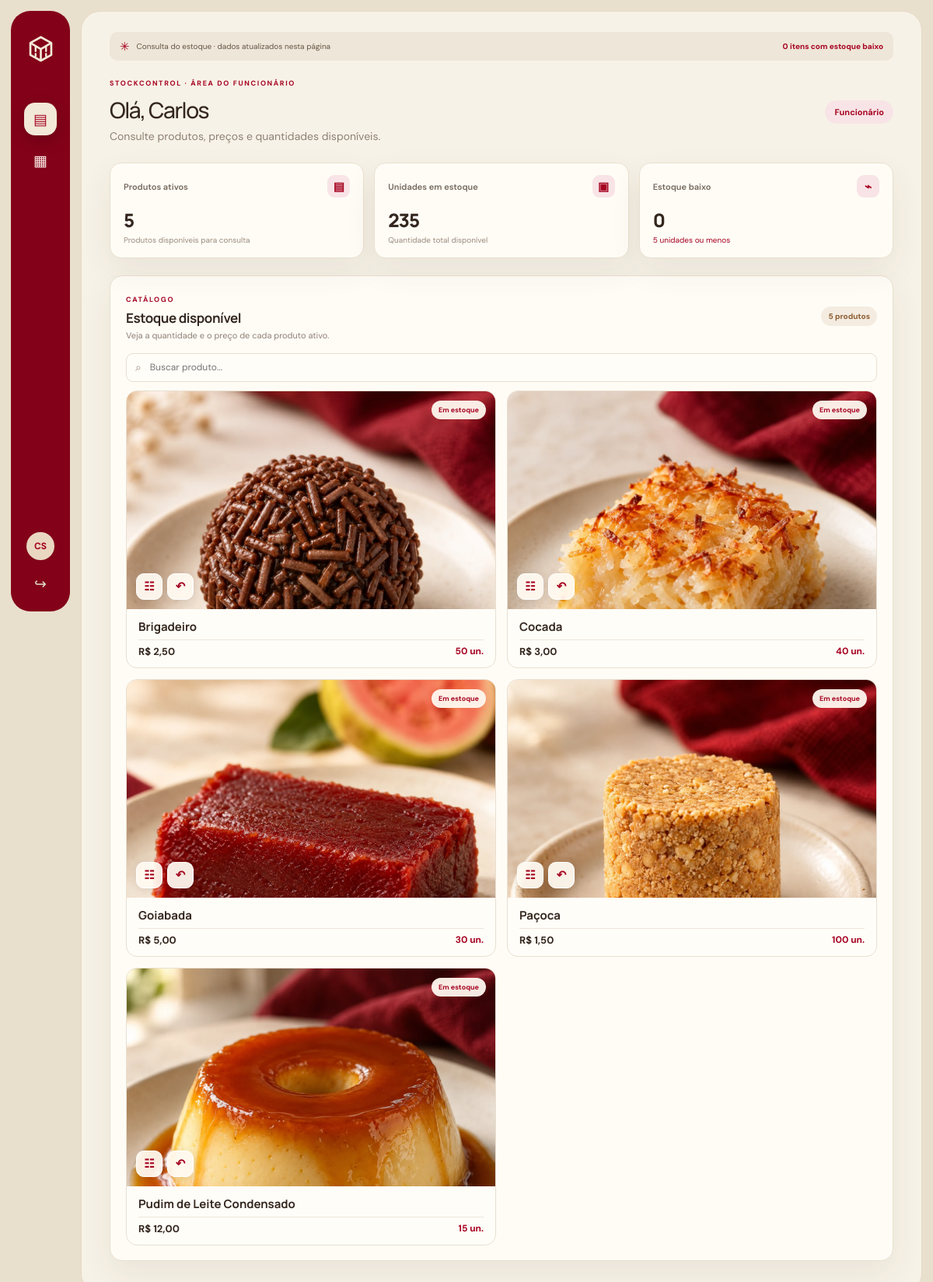
Page /estoque.php (signed in) on the committed database.
### tables this page shows
CREATE TABLE `produtos` (
  `id` int(11) NOT NULL,
  `nome` varchar(150) NOT NULL,
  `descricao` text NOT NULL,
  `quantidade` int(11) NOT NULL,
  `preco` decimal(10,2) NOT NULL,
  `status` tinyint(1) DEFAULT 1,
  `imagem` varchar(255) NOT NULL,
  `data_inclusao` timestamp NOT NULL DEFAULT current_timestamp()
);

### estoque.php (the view, shortened to what this page needs)
<?php
function e(mixed $value): string { return htmlspecialchars((string)$value, ENT_QUOTES | ENT_SUBSTITUTE, 'UTF-8'); }
function productImage(string $path): string {
    $path = trim($path);
    if ($path !== '' && is_file(__DIR__ . '/' . $path)) return $path;
    $fallback = basename(pathinfo($path, PATHINFO_FILENAME)) . '.webp';
    return $fallback !== '.webp' && is_file(__DIR__ . '/imagens/' . $fallback) ? 'imagens/' . $fallback : '';
}
$user = $_SESSION['user'] ?? null;
$pdo = db();
$products = $pdo->query('SELECT p.*, (SELECT COUNT(*) FROM comentarios c WHERE c.produto_id=p.id) total_comentarios FROM produtos p WHERE p.status=1 ORDER BY p.nome')->fetchAll();
$stats = $pdo->query('SELECT COUNT(*) total, COALESCE(SUM(quantidade),0) unidades, COALESCE(SUM(quantidade<=5),0) baixo FROM produtos WHERE status=1')->fetch();
$initials = implode('', array_map(fn($part) => mb_substr($part, 0, 1), array_slice(preg_split('/\s+/', trim($user['nome'])), 0, 2)));
?><!doctype html>
<html lang="pt-BR"><head><link rel="stylesheet" href="assets/style.css"></head>
<body class="employee-view"><div class="app-shell">
<aside class="sidebar"><a class="brand" href="estoque.php"><img src="assets/stockcontrol.svg" alt="StockControl"></a><nav class="side-nav"><a class="selected" href="#produtos" title="Consultar estoque" aria-label="Consultar estoque"><span>▤</span>Estoque</a><a href="#produtos" title="Produtos" aria-label="Produtos"><span>▦</span>Produtos</a></nav><div class="sidebar-bottom"><div class="profile"><span class="avatar"><?=e($initials)?></span><span class="profile-copy"><b><?=e($user['nome'])?></b><small>Funcionário</small></span></div><form method="post" action="index.php"><input type="hidden" name="csrf" value="<?=e(csrf())?>"><button class="logout" name="action" value="logout" title="Sair" aria-label="Sair">↪ <span>Sair da conta</span></button></form></div></aside>
<main class="main-content" id="painel"><div class="insight-banner"><span class="banner-mark">✳</span><span>Consulta do estoque · dados atualizados nesta página</span><strong><?= (int)$stats['baixo'] ?> itens com estoque baixo</strong></div>
<header class="page-head"><div><div class="eyebrow">STOCKCONTROL · ÁREA DO FUNCIONÁRIO</div><h1>Olá, <?=e(explode(' ',trim($user['nome']))[0])?></h1><p class="muted">Consulte produtos, preços e quantidades disponíveis.</p></div><span class="staff-role">Funcionário</span></header>
<section class="stats-grid staff-stats"><article class="stat-card"><div class="stat-heading">Produtos ativos <span class="stat-icon">▤</span></div><strong><?=number_format((int)$stats['total'],0,',','.')?></strong><small>Produtos disponíveis para consulta</small></article><article class="stat-card"><div class="stat-heading">Unidades em estoque <span class="stat-icon">▣</span></div><strong><?=number_format((int)$stats['unidades'],0,',','.')?></strong><small>Quantidade total disponível</small></article><article class="stat-card"><div class="stat-heading">Estoque baixo <span class="stat-icon">⌁</span></div><strong><?=number_format((int)$stats['baixo'],0,',','.')?></strong><small class="wine-text">5 unidades ou menos</small></article></section>
<section class="products-section employee-products" id="produtos"><div class="section-heading"><div><span class="eyebrow">CATÁLOGO</span><h2>Estoque disponível</h2><p class="muted">Veja a quantidade e o preço de cada produto ativo.</p></div><span class="item-count"><?=count($products)?> produtos</span></div><div class="search-wrap"><span>⌕</span><input id="productSearch" type="search" placeholder="Buscar produto..." oninput="filterProducts()"></div><div class="product-list" id="productList">
<?php foreach($products as $product): $low=(int)$product['quantidade']<=5; $photo=productImage((string)$product['imagem']); ?><article class="product-card" data-search="<?=e(mb_strtolower($product['nome'].' '.$product['descricao']))?>"><div class="product-image"><?php if($photo!==''): ?><img src="<?=e($photo)?>" alt="<?=e($product['nome'])?>"><?php else: ?><span>□</span><?php endif; ?><span class="photo-tag"><?=$low?'Estoque baixo':'Em estoque'?></span><div class="product-actions"><button class="text-button" onclick="showComments(<?= (int)$product['id'] ?>,<?=e(json_encode($product['nome'],JSON_HEX_APOS|JSON_HEX_QUOT|JSON_HEX_TAG|JSON_HEX_AMP))?>)" title="Comentários" aria-label="Ver comentários">☷</button><button class="text-button" onclick="showHistory(<?= (int)$product['id'] ?>,<?=e(json_encode($product['nome'],JSON_HEX_APOS|JSON_HEX_QUOT|JSON_HEX_TAG|JSON_HEX_AMP))?>)" title="Histórico" aria-label="Ver histórico">↶</button></div></div><div class="product-main"><div class="product-title-row"><h3><?=e($product['nome'])?></h3></div><div class="product-meta"><span>R$ <?=number_format((float)$product['preco'],2,',','.')?></span><b><?=number_format((int)$product['quantidade'],0,',','.')?> un.</b></div></div></article><?php endforeach; ?>
<?php if(!$products): ?><div class="empty-state">Nenhum produto ativo cadastrado ainda.</div><?php endif; ?><div id="noResults" class="empty-state hidden">Nenhum produto corresponde à busca.</div></div></section>
</main></div>
</body></html>

### rows in the picture
produtos: imagem (picture), shows "Em estoque", nome "Brigadeiro", preco "2,50", quantidade "50"
produtos: imagem (picture), shows "Em estoque", nome "Cocada", preco "3,00", quantidade "40"
produtos: imagem (picture), shows "Em estoque", nome "Goiabada", preco "5,00", quantidade "30"
produtos: imagem (picture), shows "Em estoque", nome "Paçoca", preco "1,50", quantidade "100"
produtos: imagem (picture), shows "Em estoque", nome "Pudim de Leite Condensado", preco "12,00", quantidade "15"

### other values in the picture
$initials "CS"
$stats['baixo'] "0"
explode(' ',trim($user['nome']))[0] "Carlos"
$stats['total'] "5"
$stats['unidades'] "235"
count($products) "5"
